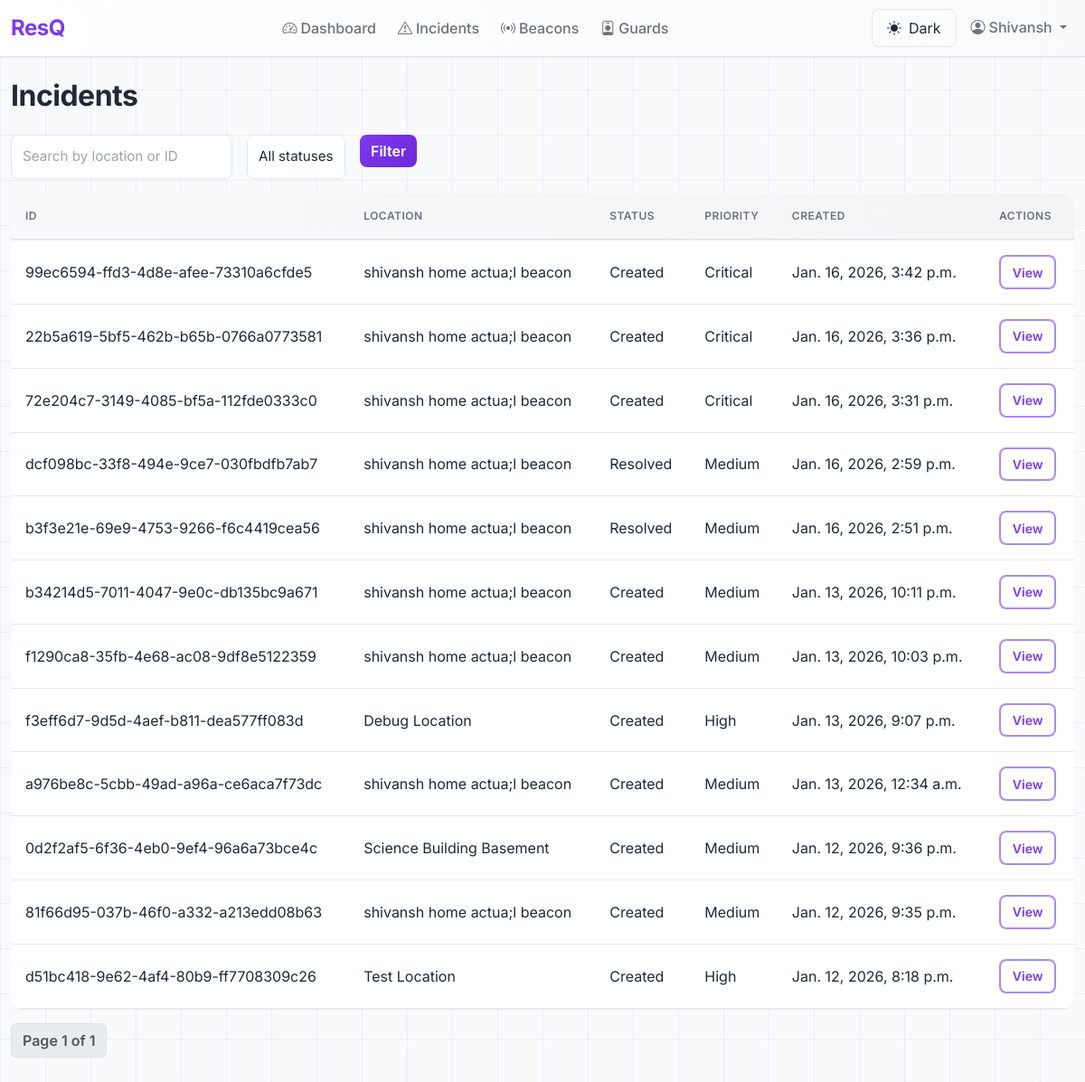
Before: /admin-panel/incidents/ (signed in) with the older database file.
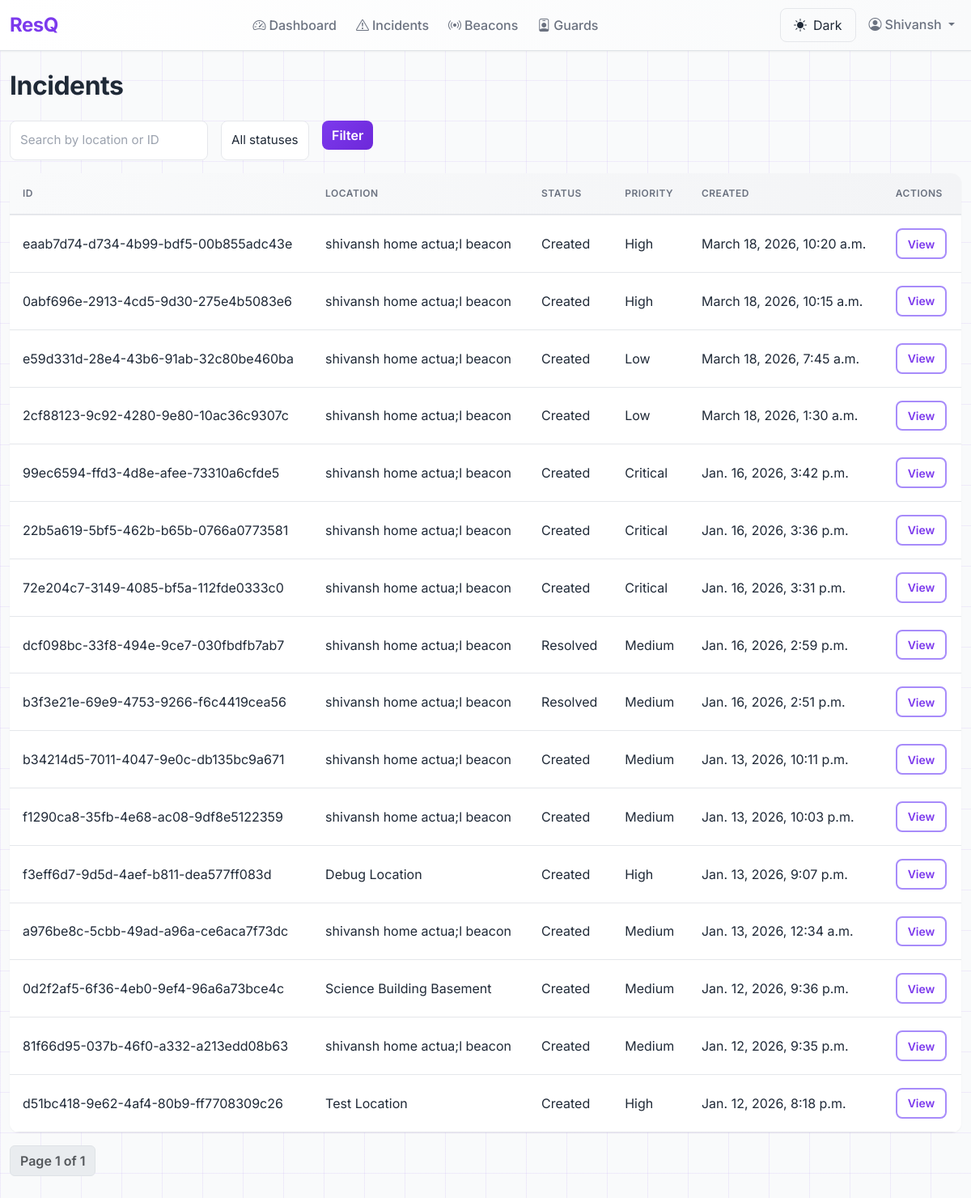
After: the same page with the newer database file.
### incidents/models.py (models this page shows, shortened)
class Incident(models.Model):
    class Status(models.TextChoices):
        CREATED = "CREATED", "Created"
        ASSIGNED = "ASSIGNED", "Assigned to Guard"
        IN_PROGRESS = "IN_PROGRESS", "In Progress"
        RESOLVED = "RESOLVED", "Resolved"
    class Priority(models.IntegerChoices):
        LOW = 1, "Low"
        MEDIUM = 2, "Medium"
        HIGH = 3, "High"
        CRITICAL = 4, "Critical"
    class ResolutionType(models.TextChoices):
        RESOLVED_BY_GUARD = "RESOLVED_BY_GUARD", "Resolved by Guard"
        ESCALATED_TO_ADMIN = "ESCALATED_TO_ADMIN", "Escalated to Admin"
    class BuzzerStatus(models.TextChoices):
        INACTIVE = "INACTIVE", "Inactive (No Incident)"
        PENDING = "PENDING", "Pending (Incident Created, No Guard Yet)"
        ACTIVE = "ACTIVE", "Active (Incident Assigned to Guard)"
        ACKNOWLEDGED = "ACKNOWLEDGED", "Acknowledged (Guard En Route)"
        RESOLVED = "RESOLVED", "Resolved (Incident Complete)"
    id = models.UUIDField(primary_key=True, default=uuid.uuid4, editable=False)
    beacon = models.ForeignKey(
        Beacon,
        on_delete=models.PROTECT,
        related_name="incidents",
        help_text="Location of emergency (mandatory)"
    )
    status = models.CharField(
        max_length=20,
        choices=Status.choices,
        default=Status.CREATED,
        db_index=True
    )
    priority = models.IntegerField(
        choices=Priority.choices,
        default=Priority.MEDIUM,
        db_index=True
    )
    description = models.TextField(blank=True, help_text="Optional incident description")
    report_type = models.CharField(
        max_length=100,
        blank=True,
        help_text="Type of report (e.g., Safety Concern, Suspicious Activity, Infrastructure Issue)"
    )
    location = models.CharField(
        max_length=255,
        blank=True,
        help_text="Location description if different from beacon"
    )
    first_signal_time = models.DateTimeField(null=True, blank=True, db_index=True)
    last_signal_time = models.DateTimeField(null=True, blank=True)
    created_at = models.DateTimeField(auto_now_add=True, db_index=True)
    updated_at = models.DateTimeField(auto_now=True)
    resolved_by = models.ForeignKey(
        settings.AUTH_USER_MODEL,
        null=True,
        blank=True,
        on_delete=models.SET_NULL,
        related_name="resolved_incidents",
        help_text="Guard/Admin who resolved this incident"
    )
    resolved_at = models.DateTimeField(null=True, blank=True)
    resolution_notes = models.TextField(blank=True, help_text="Notes about how incident was resolved")
    resolution_type = models.CharField(
        max_length=30,
        choices=ResolutionType.choices,
        blank=True,
        help_text="How the incident was resolved"
    )
    current_assigned_guard = models.ForeignKey(
        settings.AUTH_USER_MODEL,
        null=True,
        blank=True,
        on_delete=models.SET_NULL,
        related_name="currently_assigned_incidents",
        help_text="Currently assigned guard"
    )
    assigned_at = models.DateTimeField(null=True, blank=True)
    buzzer_status = models.CharField(
        max_length=20,
        choices=BuzzerStatus.choices,
        default=BuzzerStatus.INACTIVE,
        db_index=True,
        help_text="Current buzzer status for ESP32 devices at this beacon"
    )
    buzzer_last_updated = models.DateTimeField(
        auto_now=True,
        help_text="Last time buzzer status was changed"
    )
    total_alerts_sent = models.PositiveIntegerField(default=0, help_text="Total alerts sent to guards")
    total_alerts_declined = models.PositiveIntegerField(default=0, help_text="Total alerts declined by guards")
    class Meta:
        ordering = ["-created_at"]
        indexes = [
            models.Index(fields=["-created_at"]),
            models.Index(fields=["status", "-created_at"]),
            models.Index(fields=["beacon", "-created_at"]),
            models.Index(fields=["beacon", "status", "-created_at"]),
        ]
        verbose_name = "Incident"
        verbose_name_plural = "Incidents"

class Beacon(models.Model):
    id = models.UUIDField(primary_key=True, default=uuid.uuid4, editable=False)
    beacon_id = models.CharField(max_length=100, unique=True, db_index=True, null=True, blank=True, help_text="Hardware beacon ID (UUID:major:minor)")
    uuid = models.CharField(max_length=36, db_index=True, help_text="iBeacon UUID")
    major = models.IntegerField(help_text="iBeacon major value")
    minor = models.IntegerField(help_text="iBeacon minor value")
    location_name = models.CharField(max_length=255, help_text="e.g., Library Entrance, Hallway 3A")
    building = models.CharField(max_length=255, help_text="e.g., Building A, Science Center")
    floor = models.IntegerField(help_text="Floor number")
    latitude = models.FloatField(null=True, blank=True, help_text="Fixed beacon latitude")
    longitude = models.FloatField(null=True, blank=True, help_text="Fixed beacon longitude")
    nearby_beacons = models.ManyToManyField(
        'self',
        through='BeaconProximity',
        symmetrical=False,
        related_name='nearby_from',
        help_text="Nearby beacons in priority order for guard search expansion"
    )
    is_active = models.BooleanField(default=True, db_index=True, help_text="Is beacon operational")
    created_at = models.DateTimeField(auto_now_add=True)
    updated_at = models.DateTimeField(auto_now=True)
    class Meta:
        ordering = ["building", "floor", "location_name"]
        indexes = [
            models.Index(fields=["beacon_id"]),
            models.Index(fields=["uuid", "major", "minor"]),
            models.Index(fields=["building", "floor"]),
            models.Index(fields=["is_active"]),
        ]
        constraints = [
            models.UniqueConstraint(fields=["major", "minor"], name="unique_beacon_major_minor")
        ]

### adminEnd/views.py (the view)
# urls.py: path('incidents/', views.incident_list, name='incident_list'),
@admin_required
def incident_list(request):
    qs = Incident.objects.select_related('beacon').order_by('-created_at')
    q = request.GET.get('q', '').strip()
    status_filter = request.GET.get('status')
    priority_filter = request.GET.get('priority')
    if q:
        qs = qs.filter(beacon__location_name__icontains=q) | qs.filter(id__icontains=q)
    if status_filter:
        qs = qs.filter(status=status_filter)
    if priority_filter:
        qs = qs.filter(priority=priority_filter)
    paginator = Paginator(qs, 20)
    page_number = request.GET.get('page')
    page_obj = paginator.get_page(page_number)
    return render(request, 'adminEnd/incidents_list.html', {'page_obj': page_obj, 'q': q, 'status_filter': status_filter, 'priority_filter': priority_filter})

### adminEnd/context_processors.py (called while the page is built)
def adminend_view_only(request):
    return {'adminend_view_only': getattr(settings, 'ADMINEND_VIEW_ONLY', True)}

### adminEnd/views.py (called while the page is built)
def admin_required(view_func):
    return user_passes_test(lambda u: u.is_authenticated and getattr(u, 'role', None) == 'ADMIN', login_url='home')(view_func)

### adminEnd/templates/adminEnd/incidents_list.html (shortened to what this page needs)
{% extends 'adminEnd/base.html' %}
{% block content %}
<h1>Incidents</h1>
<form method="get" class="row g-3 mb-3">
  <div class="col-auto"><input name="q" value="{{ q }}" placeholder="Search by location or ID" class="form-control" /></div>
  <div class="col-auto">
    <select name="status" class="form-select">
      <option value="">All statuses</option>
    </select>
  </div>
  <div class="col-auto"><button class="btn btn-primary">Filter</button></div>
</form>
<table class="table table-hover">
  <thead>
    <tr>
      <th>ID</th>
      <th>Location</th>
      <th>Status</th>
      <th>Priority</th>
      <th>Created</th>
      <th>Actions</th>
    </tr>
  </thead>
  <tbody>
    {% for incident in page_obj.object_list %}
    <tr>
      <td>{{ incident.id }}</td>
      <td>{{ incident.beacon.location_name }}</td>
      <td>{{ incident.get_status_display }}</td>
      <td>{{ incident.get_priority_display }}</td>
      <td>{{ incident.created_at }}</td>
      <td><a class="btn btn-sm btn-outline-primary" href="{% url 'adminEnd:incident_detail' incident.id %}">View</a></td>
    </tr>
    {% endfor %}
  </tbody>
</table>
<nav aria-label="Page navigation">
  <ul class="pagination">
    <li class="page-item disabled"><span class="page-link">Page {{ page_obj.number }} of {{ page_obj.paginator.num_pages }}</span></li>
  </ul>
</nav>
{% endblock %}

Changed rows visible on the page:
added Incident: id "eaab7d74-d734-4b99-bdf5-00b855adc43e", beacon.location_name "shivansh home actua;l beacon", status "Created", priority "High", created_at "March 18, 2026, 10:20 a.m."
added Incident: id "0abf696e-2913-4cd5-9d30-275e4b5083e6", beacon.location_name "shivansh home actua;l beacon", status "Created", priority "High", created_at "March 18, 2026, 10:15 a.m."
added Incident: id "e59d331d-28e4-43b6-91ab-32c80be460ba", beacon.location_name "shivansh home actua;l beacon", status "Created", priority "Low", created_at "March 18, 2026, 7:45 a.m."
added Incident: id "2cf88123-9c92-4280-9e80-10ac36c9307c", beacon.location_name "shivansh home actua;l beacon", status "Created", priority "Low", created_at "March 18, 2026, 1:30 a.m."
